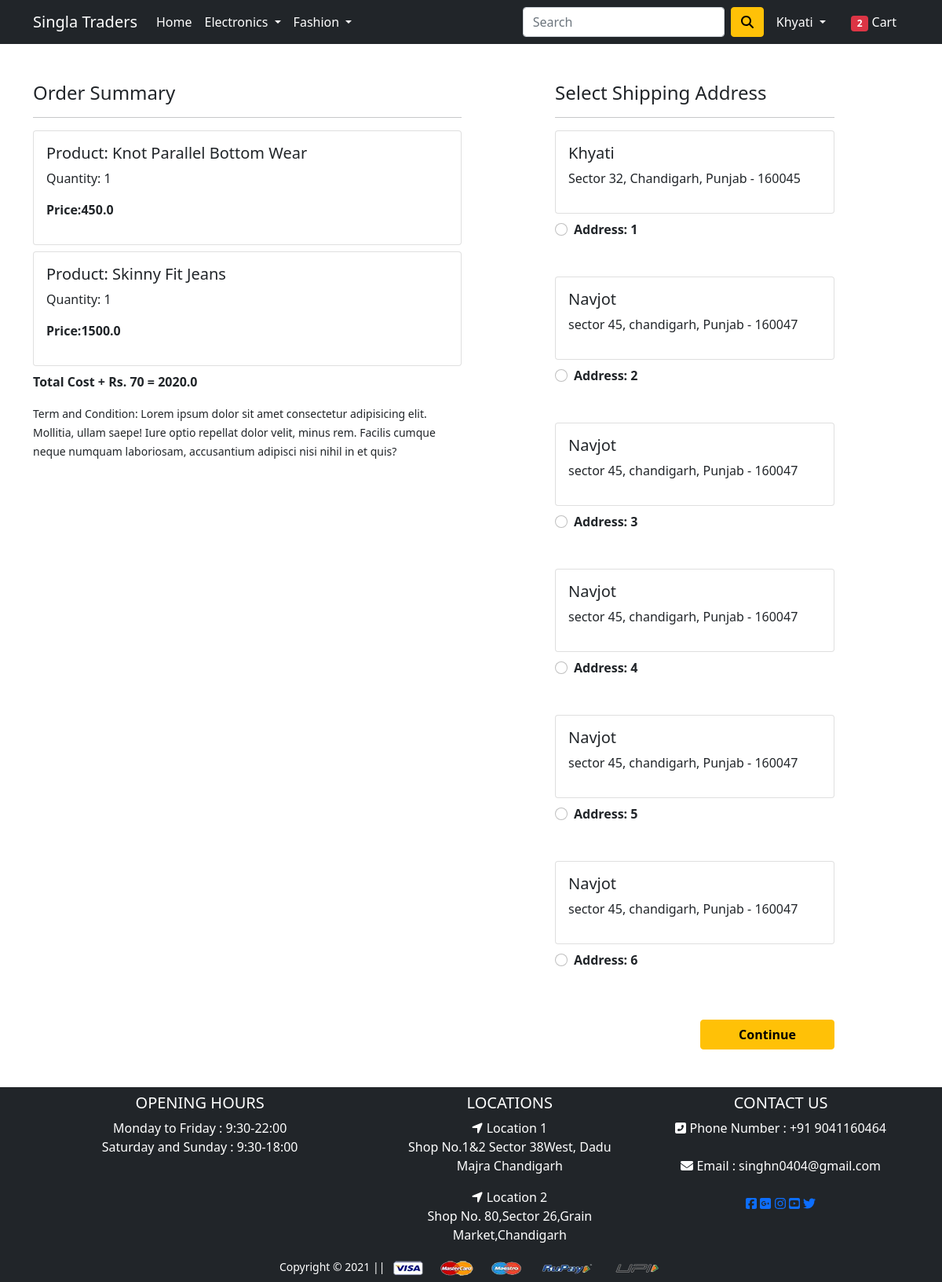
The page /checkout/ (signed in) on the database its author committed.
### app/models.py (models this page shows, shortened)
class Cart(models.Model):
    user = models.ForeignKey(User, on_delete=models.CASCADE)
    product = models.ForeignKey(Product, on_delete=models.CASCADE)
    quantity = models.PositiveIntegerField(default=1)
    @property
    def total_cost(self):
        return self.quantity * self.product.discounted_price

class Product(models.Model):
    title = models.CharField(max_length=100)
    selling_price = models.FloatField()
    discounted_price = models.FloatField()
    description = models.CharField(max_length=1000)
    brand = models.CharField(max_length=100)
    category = models.CharField(choices = CATEGORY_CHOICE,max_length=2)
    product_img = models.ImageField(upload_to='productimg')

class Customer(models.Model):
    user =  models.ForeignKey(User,on_delete=models.CASCADE)
    name = models.CharField(max_length=200)
    locality = models.CharField(max_length=200)
    city = models.CharField(max_length=50)
    zipcode = models.IntegerField()
    state = models.CharField(choices=STATE_CHOICE,max_length=50)

### app/views.py (the view)
# urls.py: path('checkout/', views.checkout, name='checkout'),
@login_required
def checkout(request):
    totalitem=0
    if request.user.is_authenticated:
        totalitem = len(Cart.objects.filter(user=request.user))
    address = [p for p in Customer.objects.all() if p.user == request.user]
    if address:
        user = request.user
        add = Customer.objects.filter(user=user)
        cart_items = Cart.objects.filter(user=user)
        amount = 0.0
        shipping_amount= 70.0
        totalamount = 0.0
        cart_product = [p for p in Cart.objects.all() if p.user == request.user]
        if cart_product:
            for p in cart_product:
                tempamount = (p.quantity * p.product.discounted_price)
                amount += tempamount
            totalamount = amount + shipping_amount
        return render(request, 'app/checkout.html',{'add':add,'totalamount':totalamount,'cart_items':cart_items,'totalitem':totalitem})
    else:
        return redirect('/profile')

### app/templates/app/checkout.html (shortened to what this page needs)
{% extends 'app/base.html' %}
{% load static %}
{% block main-content %}
<div class="container">
 <div class="row mt-5">
  <div class="col-sm-6">
    <h4>Order Summary</h4>
    <hr>
    {% for item in cart_items %}
      <div class="card mb-2">
        <div class="card-body">
          <h5>Product: {{item.product.title}}</h5>
          <p>Quantity: {{item.quantity}}</p>
          <p class="fw-bold">Price:{{item.total_cost}}</p>
        </div>
      </div>
    {% endfor %}
    <p class="fw-bold">Total Cost + Rs. 70 = {{totalamount}}</p>
    <small>Term and Condition: Lorem ipsum dolor sit amet consectetur adipisicing elit. Mollitia, ullam saepe! Iure optio repellat dolor velit, minus rem. Facilis cumque neque numquam laboriosam, accusantium adipisci nisi nihil in et quis?</small>
  </div>
  <div class="col-sm-4 offset-sm-1">
    <h4>Select Shipping Address</h4>
    <hr>
    <form action="/paymentdone">
    {% for ad in add %}
      <div class="card">
        <div class="card-body">
        <h5>{{ad.name}}</h5>
        <p>{{ad.locality}}, {{ad.city}}, {{ad.state}} - {{ad.zipcode}}</p>
        </div>
      </div>
        <div class="form-check mt-2 mb-5">
          <input class="form-check-input" type="radio" name="custid" id="custadd{{forloop.counter}}" value="{{ad.id}}">
          <label class="form-check-label fw-bold" for="custadd{{forloop.counter}}">
            Address: {{forloop.counter}} </label>
        </div>
    {% endfor %}
        <div class="text-end">
          <button type="submit" class="btn btn-warning mt-3 px-5 fw-bold">Continue</button>
        </div>
      </form>
    </div>
  </div>
</div>
{% endblock main-content %}

### app/templates/app/base.html (shortened to what this page needs)
<!doctype html>
{% load static %}
<html lang="en">
  <head>
    <link href="https://cdn.jsdelivr.net/npm/bootstrap@5.0.0-beta1/dist/css/bootstrap.min.css" rel="stylesheet">
    <link rel="stylesheet" href="{% static 'app/css/owl.carousel.min.css' %}">
    <link rel="stylesheet" href="{% static 'app/css/all.min.css' %}">
    <link rel="stylesheet" href="{% static 'app/css/style.css' %}">
  </head>
  <body>
    <nav class="navbar navbar-expand-lg navbar-dark bg-dark" >
     <div class="container">
       <a class="navbar-brand" href="/">Singla Traders</a>
       <div class="collapse navbar-collapse" id="navbarSupportedContent">
         <ul class="navbar-nav me-auto mb-2 mb-lg-0">
           <li class="nav-item">
             <a class="nav-link active" aria-current="page" href="/">Home</a>
           </li>
           <li class="nav-item dropdown">
             <a class="nav-link dropdown-toggle text-white" href="#" id="electronicsDropdown" role="button" data-bs-toggle="dropdown" aria-expanded="false">
               Electronics
             </a>
           </li>
           <li class="nav-item dropdown">
             <a class="nav-link dropdown-toggle text-white" href="#" id="fashionDropdown" role="button" data-bs-toggle="dropdown" aria-expanded="false">
               Fashion
             </a>
           </li>
         </ul>
         <form class="d-flex">
           <input class="form-control me-2" type="search" placeholder="Search" aria-label="Search">
           <button class="btn btn-warning" type="submit"><i class="fas fa-search"></i></button>
         </form>
         <div>
          <ul class="navbar-nav me-auto mb-2 mb-lg-0">
            {% if request.user.is_authenticated %}
           <li class="nav-item dropdown mx-2">
              <a class="nav-link dropdown-toggle text-white" href="#" id="profileDropdown" role="button" data-bs-toggle="dropdown" aria-expanded="false">
                {{request.user.username|capfirst}}
              </a>
            </li>
            <li class="nav-item mx-2">
             <a href="{% url 'showcart' %}" class="nav-link text-white"><span class="badge bg-danger">{% if totalitem > 0 %} {{totalitem}} {% endif %}</span> Cart </a>
            </li>
          {% endif %}
          </ul>
         </div>
       </div>
     </div>
    </nav>
    {% block main-content %} {% endblock main-content %}
    <footer class="container-fluid bg-dark text-center text-white p-2 mt-5">
      <div class="container-fluid text-center text-md-left">
        <div class="row">
          <div class="col-md-5 mt-md-0 mt-3">
            <h5 class="text-uppercase">Opening Hours</h5>
            <p>
              Monday to Friday    : 9:30-22:00<br>
              Saturday and Sunday  : 9:30-18:00<br>
            </p>
          </div>
          <div class="col-md-3 mb-md-0 mb-3">
            <h5 class="text-uppercase">Locations</h5>
            <ul class="list-unstyled">
              <li>
                <a><i class="fa fa-location-arrow" aria-hidden="true"></i> Location 1</a>
                  <p>Shop No.1&2 Sector 38West, Dadu Majra Chandigarh</p>
              </li>
              <li>
                <a><i class="fa fa-location-arrow" aria-hidden="true"></i> Location 2</a>
                <p>Shop No. 80,Sector 26,Grain Market,Chandigarh</p>
              </li>
            </ul>
          </div>
          <div class="col-md-4 mb-md-0 mb-3">
            <h5 class="text-uppercase">Contact Us</h5>
            <ul class="list-unstyled">
              <li>
               <a ><i class="fas fa-phone-square-alt"></i> Phone Number : +91 9041160464</a>
              </li><br>
              <li>
                <a > <i class="fas fa-envelope"></i> Email : singhn0404@gmail.com</a>
              </li>
              <li>
                <p><br>
                  <a href="#"><i class="fab fa-facebook-square"></i></a>
                  <a href="#"><i class="fab fa-google-plus-square"></i></a>
                  <a href="#"><i class="fab fa-instagram"></i></a>
                  <a href="#"><i class="fab fa-youtube-square"></i></a>
                  <a href="#"><i class="fab fa-twitter"></i></a>
                </p>
              </li>
            </ul>
          </div>
        </div>
      </div>
            <small class="text-white">Copyright &copy; 2021 || </small>
            <img src="{% static 'app/images/payment.png' %}" alt="" srcset="" class="img-fluid" height="2px">
        </footer>
  </body>
</html>

### rows shown on the page
Cart: product "Knot Parallel Bottom Wear", quantity "1", total_cost "450.0"
Cart: product "Skinny Fit Jeans", quantity "1", total_cost "1500.0"
Customer: name "Khyati", locality "Sector 32", city "Chandigarh", state "Punjab", zipcode "160045"
Customer: name "Navjot", locality "sector 45", city "chandigarh", state "Punjab", zipcode "160047"
Customer: name "Navjot", locality "sector 45", city "chandigarh", state "Punjab", zipcode "160047"
Customer: name "Navjot", locality "sector 45", city "chandigarh", state "Punjab", zipcode "160047"
Customer: name "Navjot", locality "sector 45", city "chandigarh", state "Punjab", zipcode "160047"
Customer: name "Navjot", locality "sector 45", city "chandigarh", state "Punjab", zipcode "160047"

### other values the page prints
{{ request.user.username|capfirst }} "Khyati"
{{ totalitem }} "2"
{{ totalamount }} "2020.0"
